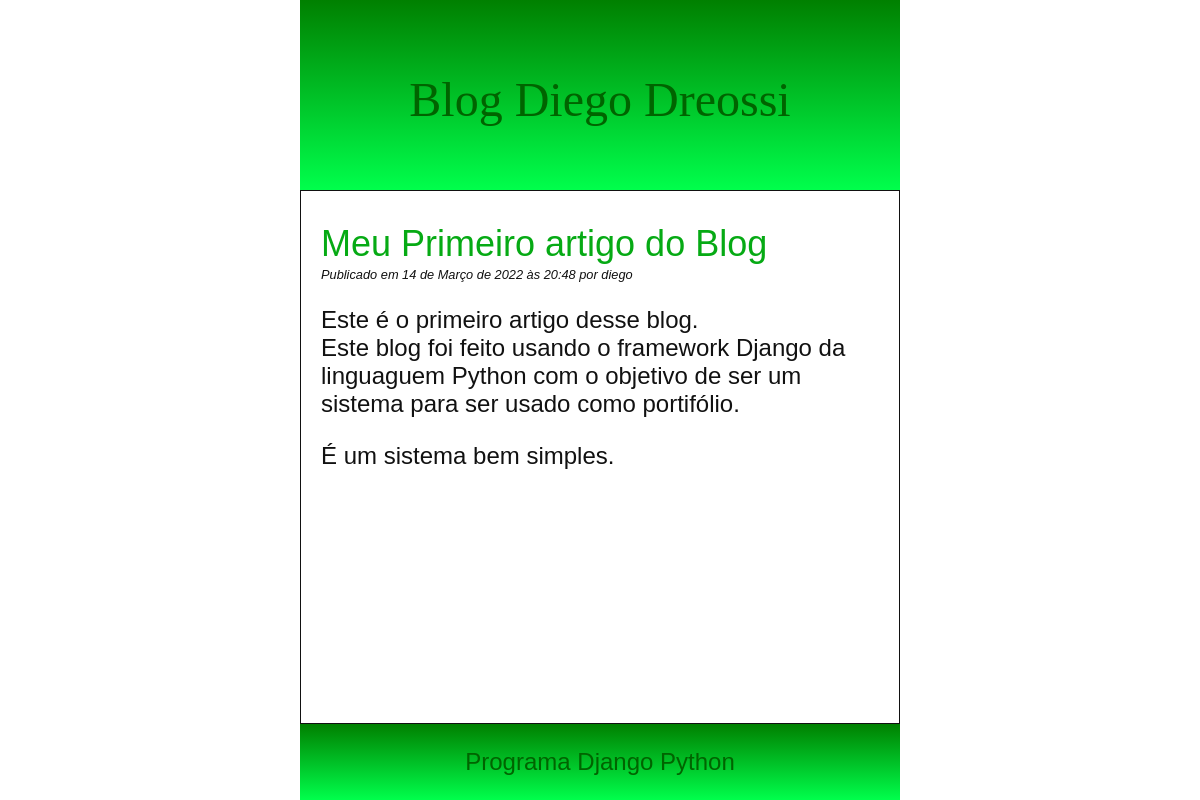
Page /blog/meu_primeiro_artigo_do_blog/ on the committed database.
### blogapp/models.py (models this page shows, shortened)
class Artigo(models.Model):
    titulo = models.CharField(max_length=255)
    slug = models.SlugField(max_length=255,unique=True)
    autor = models.ForeignKey(User,on_delete=models.CASCADE)
    texto = models.TextField()
    data_pub = models.DateTimeField(auto_now_add=True)
    atualizado = models.DateTimeField(auto_now=True)
    class Meta:
        ordering = ("-data_pub",)

### blogapp/views.py (the view)
# urls.py: path("<slug:slug>/",views.ArtigoDetalhe.as_view(),name="detalhe")
class ArtigoDetalhe(DetailView):
    model = Artigo

### blogapp/templates/blogapp/artigo_detail.html (shortened to what this page needs)
{% extends 'blogapp/base.html' %}
{% block content %}
    <h2>{{artigo.titulo}}</h2>
    <p class="date">
        Publicado em {{artigo.data_pub}} por {{artigo.autor}}
    </p>
    <div>
        {{artigo.texto|linebreaks}}
    </div>
{% endblock content %}

### blogapp/static/css/blog.css (style rules this page uses)
html { height: 100%; }
body { height: 100%; margin: 0 25%; font-family: sans-serif; font-size: 1.5rem; color: #111111; display: flex; flex-direction: column; }
h2 { color:#06aa14; font-weight: normal; margin-bottom: 2px; }
p.date { font-size: 0.8rem; font-style: italic; margin-top: 1px; }

### rows in the picture
Artigo: titulo "Meu Primeiro artigo do Blog", data_pub "14 de Março de 2022 às 20:48", autor "diego", texto "Este é o primeiro artigo desse blog. Este blog foi feito usando o framework Django da linguaguem Python com o objetivo de ser um sistema para ser usado como portifólio. É um sistema bem simples."
